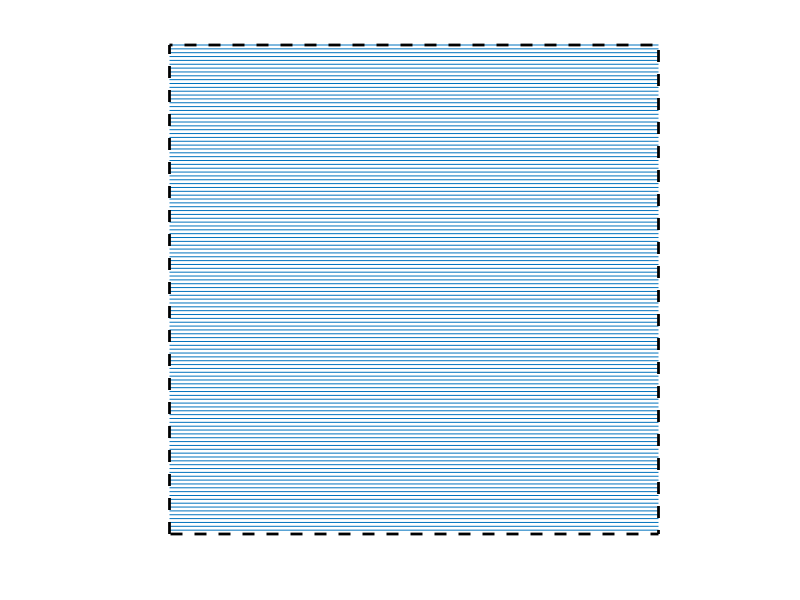

Here is the MATLAB script that generated this plot:
% zhouweiyan 20180928

% A=zeros(128,128);
% A(2:4:128,1:128)=1;
% imshow(A);
clear
close all
clc
figure
for i=2:1:128
% for i=1:128
    plot([1,128],[i,i],'Color',[0 0.4470 0.7410]);
    hold on
end
plot([1 1 128 128 1],[1 128 128 1 1],'k--','LineWidth',2)
axis equal
axis([1 128 1 128])
axis off
% set(0,'DefaultFigureWindowStyle','docked') 
% tightfig
% set_fig_units_cm(6,6)